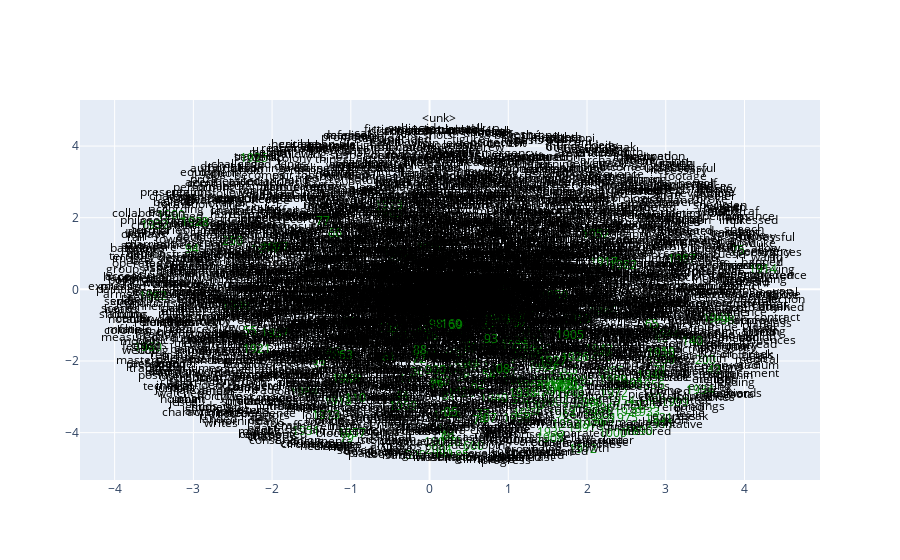

The notebook cell this image was saved under:
### Code cell
embeddings = list(model.parameters())[0]
embeddings = embeddings.cpu().detach().numpy()

norms = (embeddings ** 2).sum(axis=1) ** (1 / 2)
norms = np.reshape(norms, (len(norms), 1))
embeddings_norm = embeddings / norms
embeddings_norm.shape

# get embeddings
embeddings_df = pd.DataFrame(embeddings)

# t-SNE transform
tsne = TSNE(n_components=2)
embeddings_df_trans = tsne.fit_transform(embeddings_df)
embeddings_df_trans = pd.DataFrame(embeddings_df_trans)

# get token order
embeddings_df_trans.index = vocab.get_itos()

# if token is a number
is_numeric = embeddings_df_trans.index.str.isnumeric()

color = np.where(is_numeric, "green", "black")
fig = go.Figure()

fig.add_trace(
    go.Scatter(
        x=embeddings_df_trans[0],
        y=embeddings_df_trans[1],
        mode="text",
        text=embeddings_df_trans.index,
        textposition="middle center",
        textfont=dict(color=color),
    )
)
fig.show()

### Figure 1 — Plotly figure (JSON) as saved in the notebook; plotly's stock layout.template omitted (floating-point values rounded to 4 significant figures; data arrays with more than 128 entries replaced by an {"elided": "..."} marker saying what was removed)
{"data": [{"mode": "text", "text": {"elided": "4099 str values"}, "textfont": {"color": {"elided": "4099 str values"}}, "textposition": "middle center", "type": "scatter", "x": {"elided": "4099 float values"}, "y": {"elided": "4099 float values"}}], "layout": {}}
